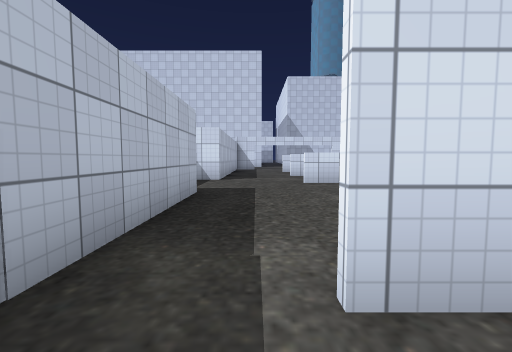
view 1 (above)

16 first-person views from a walk through a Unity game level. The camera is 1.2 m above the floor, tilts 4° down and sees 90° across. Doors are open. The floor is counted in squares, 2 m on a side. Each view is taken from the middle of a square. On the plan, view 1 faces up. The plan holds only what a view shows up to about 9 squares ahead; the rest is blank. The place goes on beyond the plan. The player is left out. Some surface patterns are stand-ins.

view 2
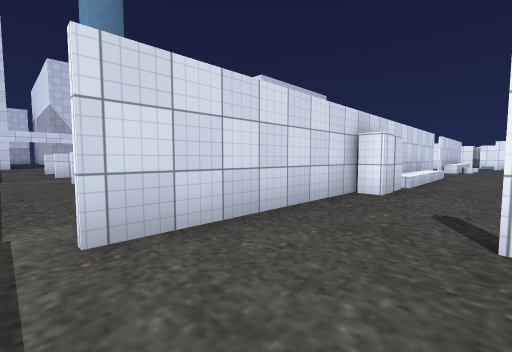

view 3
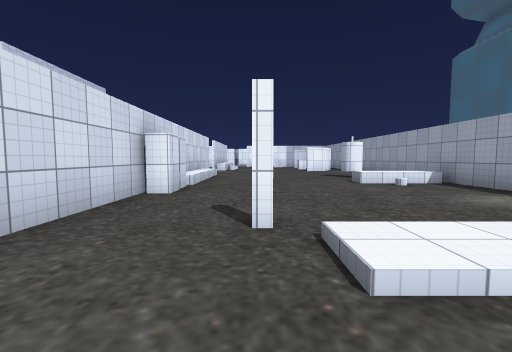

view 4
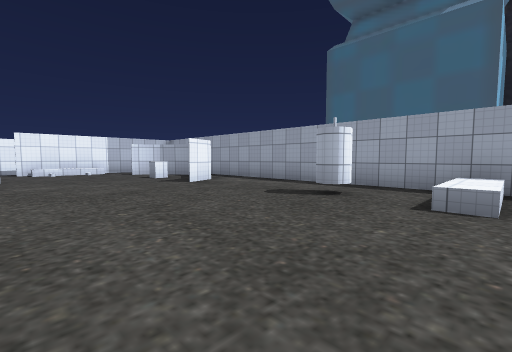

view 5
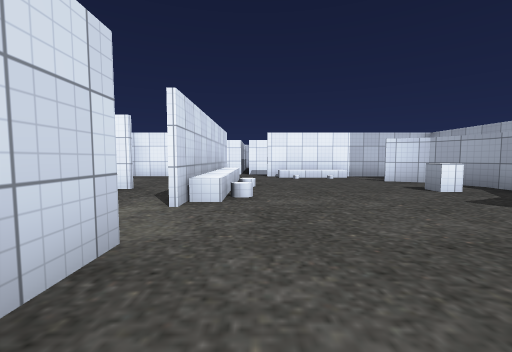

view 6
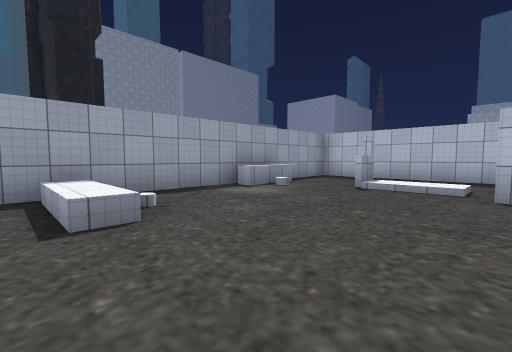

view 7
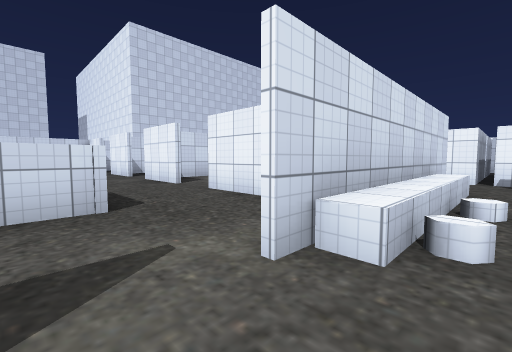

view 8
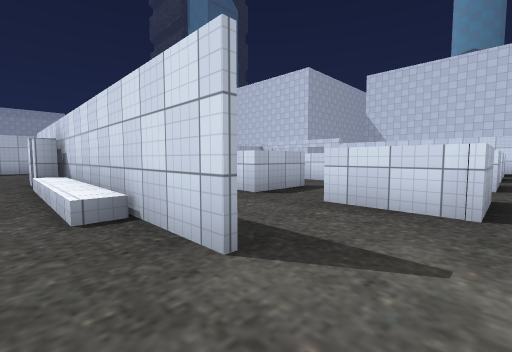

view 9
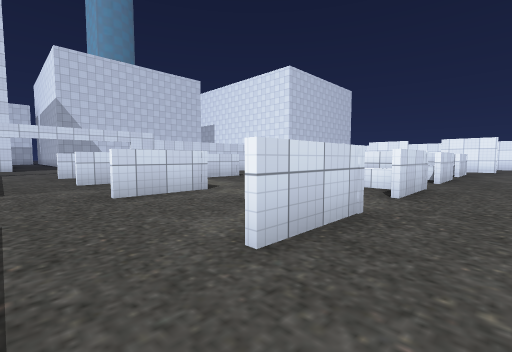

view 10
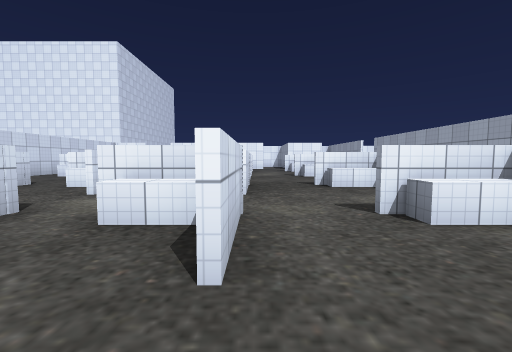

view 11
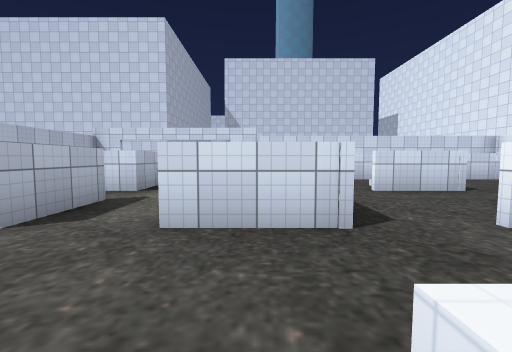

view 12
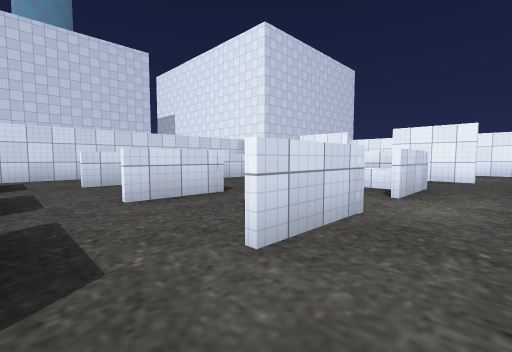

view 13
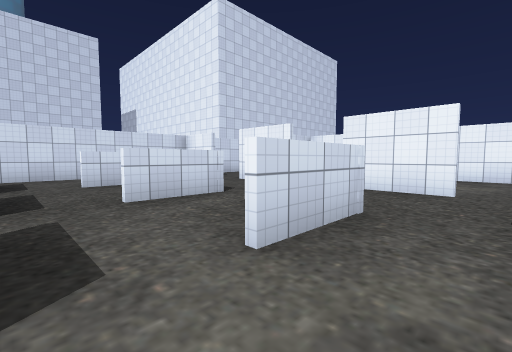

view 14
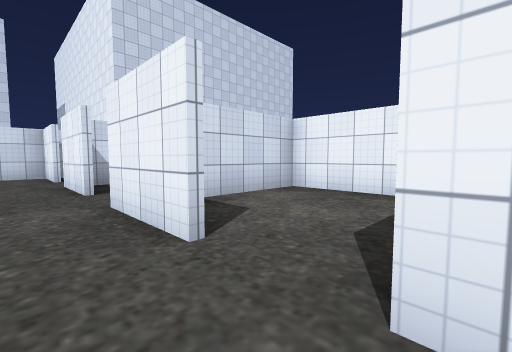

view 15
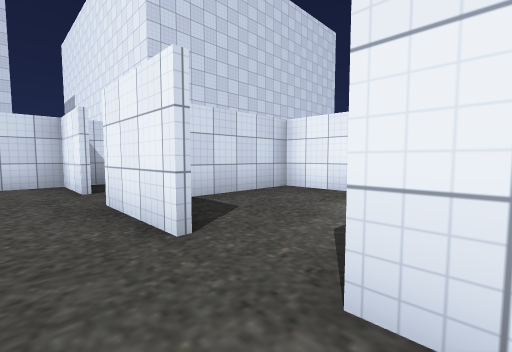

view 16
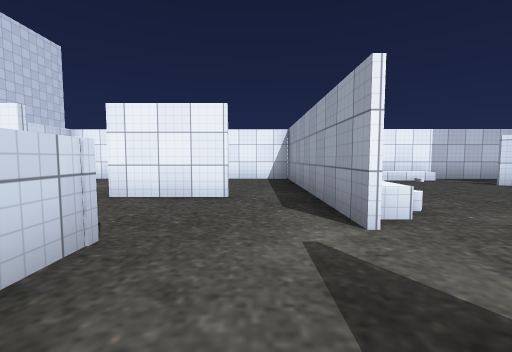

### Floor plan
Ten units are one square. View 1 is at (0, 0); x grows to the right and y downward. Boxes are objects, and circles mark ways between rooms. Rooms are numbered by the first view taken in them; rooms with no view inside come last. Other rooms are left out.
<svg viewBox="-21 -130 211 192">
<path fill="none" stroke="#000" d="M54 -5 43 -5M109 -10 2 -10M120 42 117 33M136 48 143 48 152 42 156 33M11 33 19 33M-10 11 -10 57 131 57M174 50 174 4M176 -10 120 -10M135 38 135 33 140 33M15 51 31 51 31 55M-10 -91 -10 -71 -16 -71M-10 -46 -10 -10M139 -55 139 -75M139 -88 139 -106M120 -11 140 -11M139 -24 139 -44M139 -119 139 -125M174 -90 174 -105 144 -105M185 4 185 -4"/>
<rect x="5" y="-45" width="30" height="20" fill="#bbb"><title>other object</title></rect>
<rect x="5" y="-75" width="30" height="20" fill="#bbb"><title>other object</title></rect>
<rect x="5" y="-105" width="30" height="20" fill="#bbb"><title>other object</title></rect>
<rect x="5" y="-125" width="30" height="20" fill="#bbb"><title>other object</title></rect>
<rect x="35" y="-45" width="30" height="20" fill="#bbb"><title>other object</title></rect>
<rect x="35" y="-75" width="30" height="20" fill="#bbb"><title>other object</title></rect>
<rect x="35" y="-105" width="30" height="20" fill="#bbb"><title>other object</title></rect>
<rect x="35" y="-125" width="30" height="20" fill="#bbb"><title>other object</title></rect>
<rect x="65" y="-45" width="30" height="20" fill="#bbb"><title>other object</title></rect>
<rect x="65" y="-75" width="30" height="20" fill="#bbb"><title>other object</title></rect>
<rect x="65" y="-95" width="30" height="10" fill="#bbb"><title>other object</title></rect>
<rect x="65" y="-125" width="30" height="20" fill="#bbb"><title>other object</title></rect>
<rect x="95" y="-45" width="30" height="20" fill="#bbb"><title>other object</title></rect>
<rect x="95" y="-75" width="30" height="20" fill="#bbb"><title>other object</title></rect>
<rect x="95" y="-105" width="30" height="20" fill="#bbb"><title>other object</title></rect>
<rect x="95" y="-125" width="30" height="20" fill="#bbb"><title>other object</title></rect>
<circle cx="-5" cy="-10" r="3" fill="#2a7"/>
<circle cx="115" cy="-10" r="3" fill="#2a7"/>
<circle cx="170" cy="-5" r="3" fill="#2a7"/>
<circle cx="140" cy="-80" r="3" fill="#2a7"/>
<text x="80" y="20">1</text>
<text x="60" y="-70">2</text>
<text x="160" y="-90">3</text>
<text x="180" y="0">4</text>
</svg>
Room 1 opens to room 2. Room 1 opens to room 4. Room 2 opens to room 3.

Where each view was taken, in squares from view 1:
view 1: 0 up, 0 right, facing up
view 2: 1 down, 0 right, facing up-right
view 3: 1 down, 0 right, facing right
view 4: 0 up, 6 right, facing down-right
view 5: 0 up, 9 right, facing right
view 6: 1 down, 7 right, facing down-left
view 7: 0 up, 11 right, facing up-right
view 8: 0 up, 12 right, facing up-left
view 9: 2 up, 0 right, facing up-right
view 10: 6 up, 0 right, facing right
view 11: 4 up, 5 right, facing up
view 12: 5 up, 6 right, facing up-right
view 13: 5 up, 9 right, facing up-right
view 14: 4 up, 13 right, facing up-right
view 15: 7 up, 13 right, facing up-right
view 16: 2 up, 10 right, facing right
